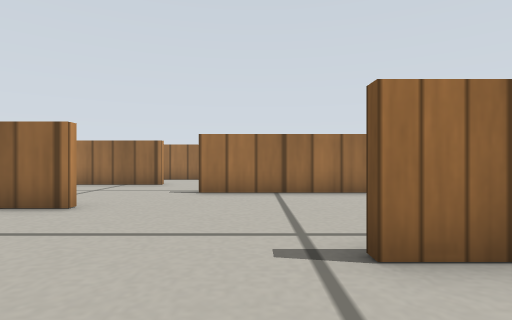
view 1 (above)

16 first-person views from a walk through a world built for the Gazebo simulator. The camera is 0.17 m above the floor, looks level and sees 80° across. The floor is counted in squares, 0.2 m on a side. Each view is taken from the middle of a square. On the plan, view 1 faces up. The plan holds only what a view shows up to about 11 squares ahead; the rest is blank. Robots are left out. Simple patterns stand in for the simulator's built-in surfaces.

view 2
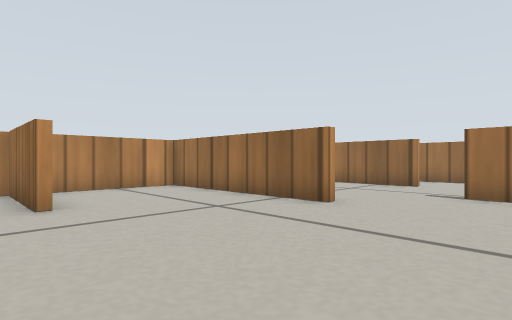

view 3
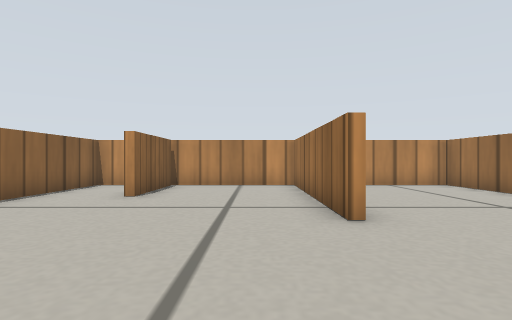

view 4
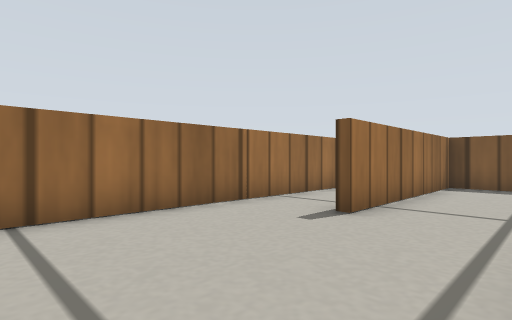

view 5
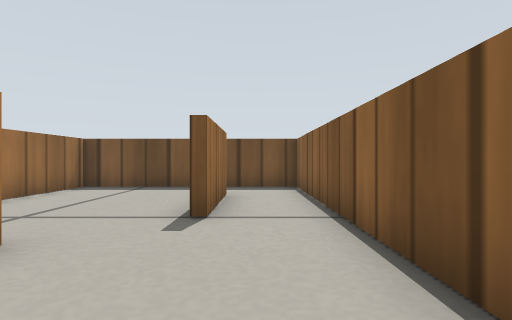

view 6
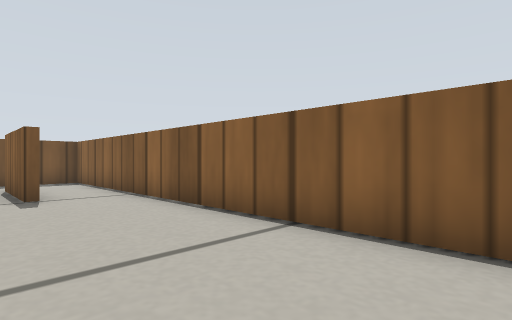

view 7
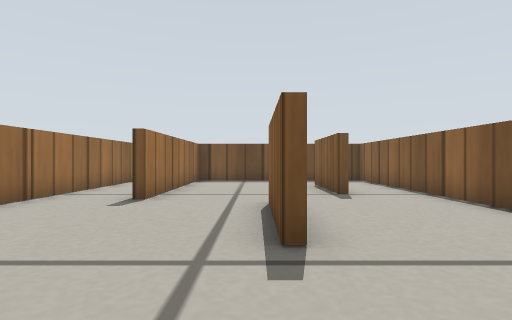

view 8
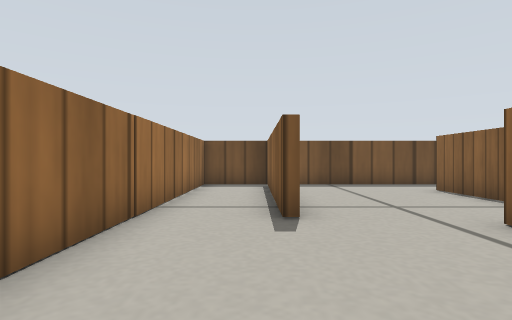

view 9
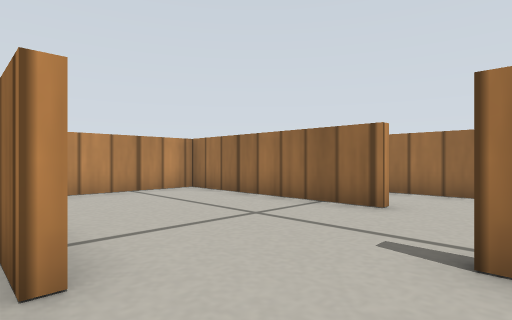

view 10
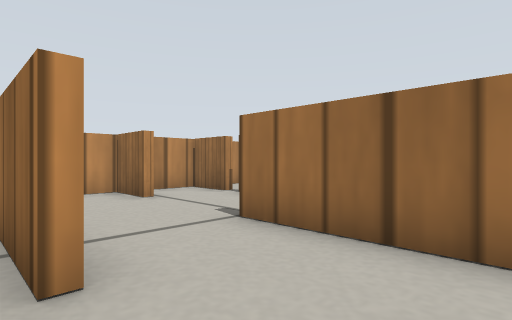

view 11
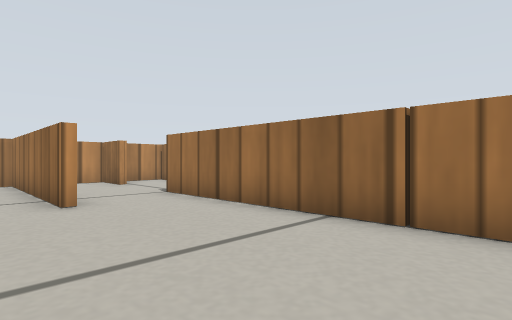

view 12
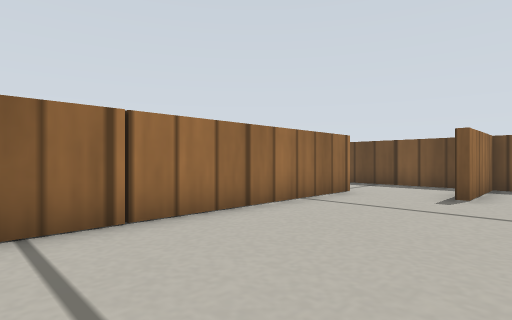

view 13
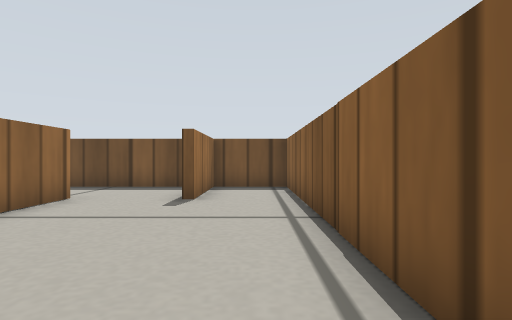

view 14
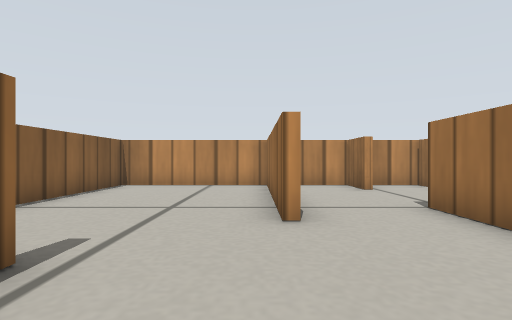

view 15
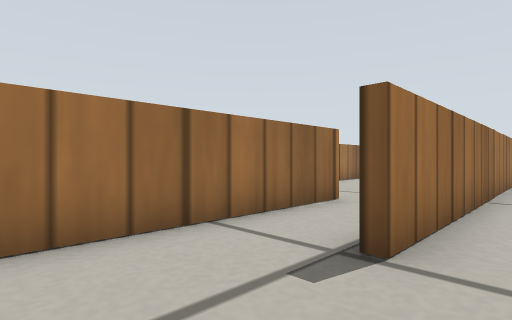

view 16
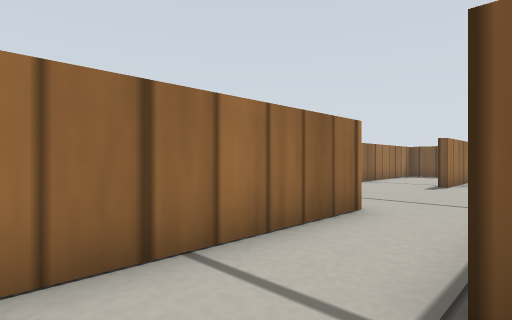

### Floor plan
Ten units are one square. View 1 is at (0, 0); x grows to the right and y downward. Boxes are objects, and circles mark ways between rooms. Rooms are numbered by the first view taken in them; rooms with no view inside come last. Other rooms are left out.
<svg viewBox="-97 -165 207 183">
<path fill="none" stroke="#000" d="M21 -25 10 -25M10 -27 40 -27M45 -56 98 -56M55 -10 85 -10M-32 -53 -92 -53 -92 13 -53 13M-18 13 105 13 105 -78 -15 -78M85 -7 55 -7M-60 -10 -90 -10M105 -53 44 -53M-90 -12 -60 -12M21 -81 105 -81 105 -104 75 -104M-10 -154 -71 -154M78 -130 -45 -130M71 -154 46 -154M105 -111 105 -149M-76 -130 -92 -130 -92 -115M-75 -154 -92 -154 -92 -139M-31 -104 -92 -104 -92 -56 -46 -56"/>
<circle cx="-23" cy="-60" r="3" fill="#2a7"/>
<circle cx="-25" cy="-95" r="3" fill="#2a7"/>
<text x="20" y="-40">1</text>
<text x="20" y="-120">2</text>
<text x="-50" y="-80">3</text>
</svg>
Room 1 opens to room 3. Room 2 opens to room 3.

Where each view was taken, in squares from view 1:
view 1: 0 up, 0 right, facing up
view 2: 0 up, 0 right, facing up-left
view 3: 4 up, 1 right, facing left
view 4: 3 up, 0 right, facing up-right
view 5: 0 up, 1 right, facing right
view 6: 2 up, 2 left, facing down-right
view 7: 3 up, 2 left, facing right
view 8: 6 up, 0 right, facing right
view 9: 5 up, 1 left, facing up-left
view 10: 10 up, 1 left, facing up-left
view 11: 9 up, 3 right, facing up-left
view 12: 9 up, 0 right, facing up-right
view 13: 9 up, 1 right, facing right
view 14: 10 up, 1 right, facing left
view 15: 12 up, 7 left, facing up-right
view 16: 13 up, 6 left, facing up-right
